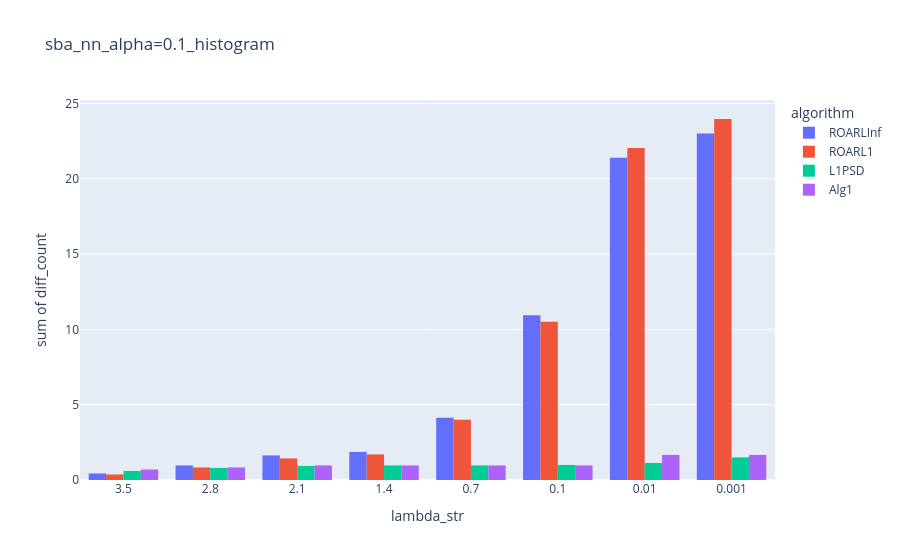

Write notebook code for a chart like this one.
### Code cell
fig = px.histogram(df_results_mean_histo, 
                   x = "lambda_str",
                   y = "diff_count",
                   color="algorithm",
                   barmode="group",
                   title=f"{params['data']}_{params['base_model']}_alpha=0.1_histogram")
fig.show()

### Figure 1 — Plotly figure (JSON) as saved in the notebook; plotly's stock layout.template omitted (floating-point values rounded to 4 significant figures)
{"data": [{"alignmentgroup": "True", "bingroup": "x", "histfunc": "sum", "hovertemplate": "algorithm=ROARLInf<br>lambda_str=%{x}<br>sum of diff_count=%{y}<extra></extra>", "legendgroup": "ROARLInf", "marker": {"color": "#636efa", "pattern": {"shape": ""}}, "name": "ROARLInf", "offsetgroup": "ROARLInf", "orientation": "v", "showlegend": true, "type": "histogram", "x": ["3.5", "2.8", "2.1", "1.4", "0.7", "0.1", "0.01", "0.001"], "xaxis": "x", "y": [0.4333, 0.9667, 1.633, 1.867, 4.133, 10.93, 21.4, 23.0], "yaxis": "y"}, {"alignmentgroup": "True", "bingroup": "x", "histfunc": "sum", "hovertemplate": "algorithm=ROARL1<br>lambda_str=%{x}<br>sum of diff_count=%{y}<extra></extra>", "legendgroup": "ROARL1", "marker": {"color": "#EF553B", "pattern": {"shape": ""}}, "name": "ROARL1", "offsetgroup": "ROARL1", "orientation": "v", "showlegend": true, "type": "histogram", "x": ["3.5", "2.8", "2.1", "1.4", "0.7", "0.1", "0.01", "0.001"], "xaxis": "x", "y": [0.3667, 0.8333, 1.433, 1.7, 4.0, 10.5, 22.03, 23.97], "yaxis": "y"}, {"alignmentgroup": "True", "bingroup": "x", "histfunc": "sum", "hovertemplate": "algorithm=L1PSD<br>lambda_str=%{x}<br>sum of diff_count=%{y}<extra></extra>", "legendgroup": "L1PSD", "marker": {"color": "#00cc96", "pattern": {"shape": ""}}, "name": "L1PSD", "offsetgroup": "L1PSD", "orientation": "v", "showlegend": true, "type": "histogram", "x": ["3.5", "2.8", "2.1", "1.4", "0.7", "0.1", "0.01", "0.001"], "xaxis": "x", "y": [0.6, 0.8, 0.9333, 0.9667, 0.9667, 1.0, 1.133, 1.5], "yaxis": "y"}, {"alignmentgroup": "True", "bingroup": "x", "histfunc": "sum", "hovertemplate": "algorithm=Alg1<br>lambda_str=%{x}<br>sum of diff_count=%{y}<extra></extra>", "legendgroup": "Alg1", "marker": {"color": "#ab63fa", "pattern": {"shape": ""}}, "name": "Alg1", "offsetgroup": "Alg1", "orientation": "v", "showlegend": true, "type": "histogram", "x": ["3.5", "2.8", "2.1", "1.4", "0.7", "0.1", "0.01", "0.001"], "xaxis": "x", "y": [0.7, 0.8333, 0.9667, 0.9667, 0.9667, 0.9667, 1.667, 1.667], "yaxis": "y"}], "layout": {"barmode": "group", "legend": {"title": {"text": "algorithm"}, "tracegroupgap": 0}, "title": {"text": "sba_nn_alpha=0.1_histogram"}, "xaxis": {"anchor": "y", "domain": [0, 1], "title": {"text": "lambda_str"}}, "yaxis": {"anchor": "x", "domain": [0, 1], "title": {"text": "sum of diff_count"}}}}
